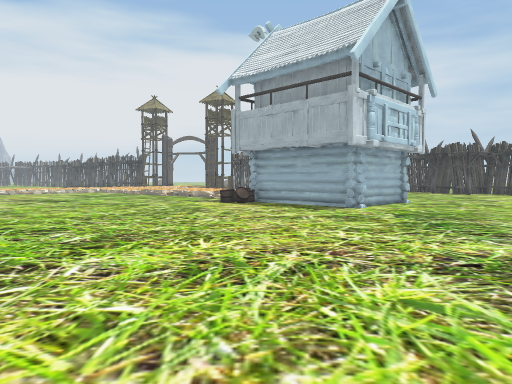
[1] (above)

17 first-person views from a walk through a scene from a Unity 3-D project. The camera is 1.5 m above the floor, tilts 2° down and sees 70° across. The floor is counted in squares, 2 m on a side. Each view is taken from the middle of a square. On the plan, view 1 faces up. The plan holds only what a view shows up to about 11 squares ahead; the rest is blank. The place goes on beyond the plan. Some trees and plants on the terrain are drawn as simple stand-ins. The player is left out. Some animated figures are not drawn. Some surface patterns are stand-ins.

[2]
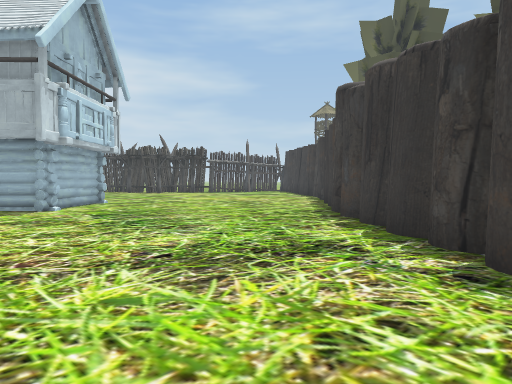

[3]
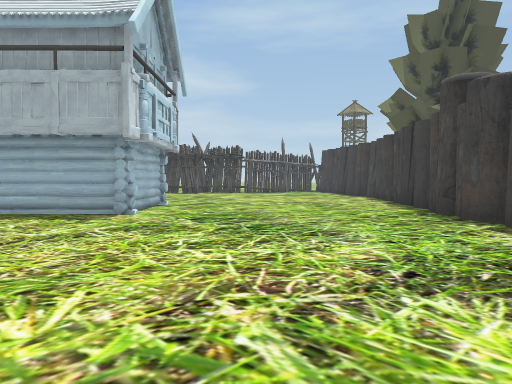

[4]
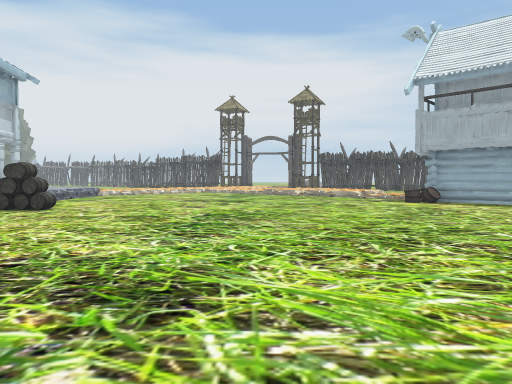

[5]
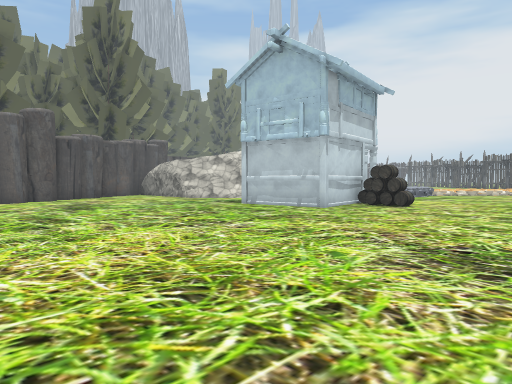

[6]
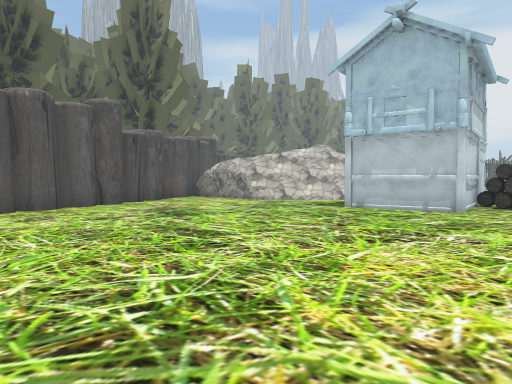

[7]
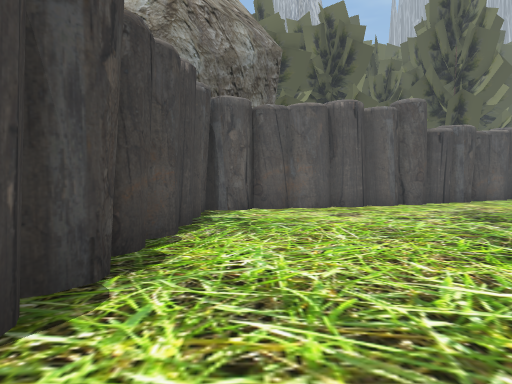

[8]
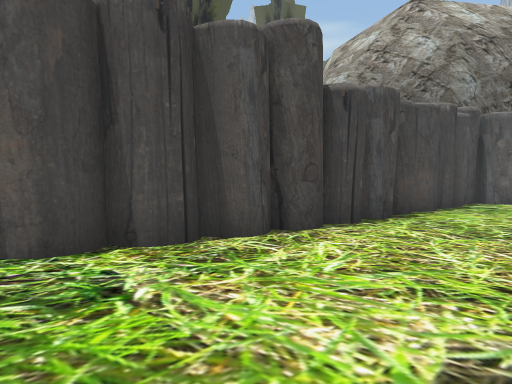

[9]
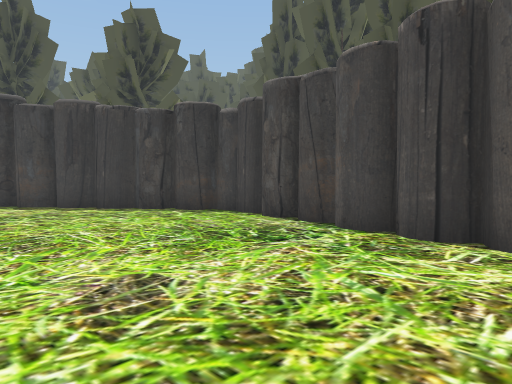

[10]
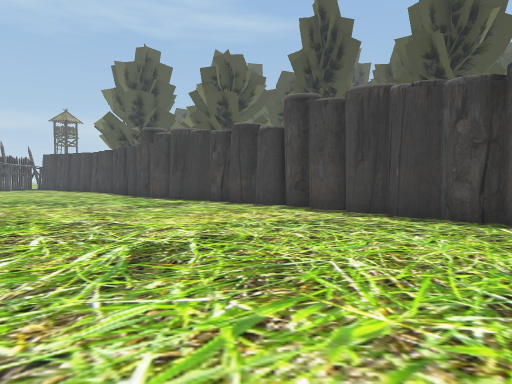

[11]
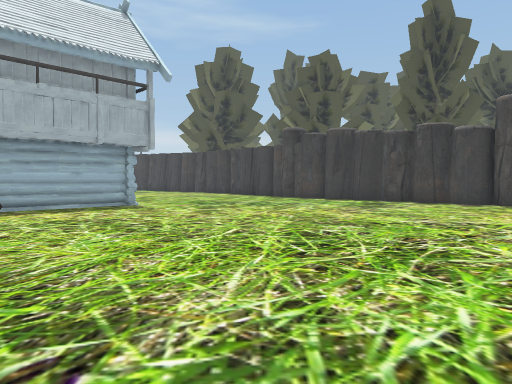

[12]
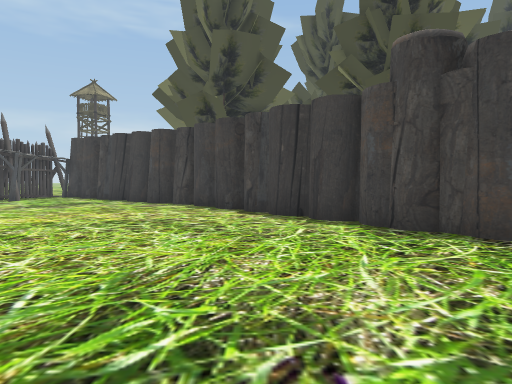

[13]
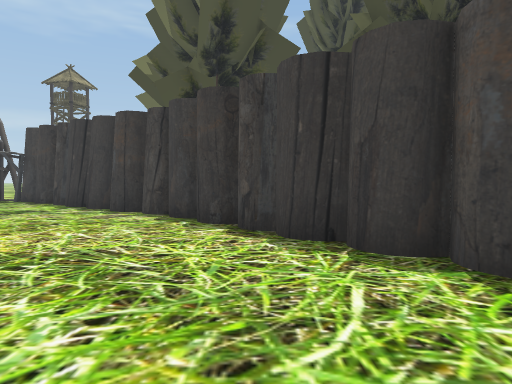

[14]
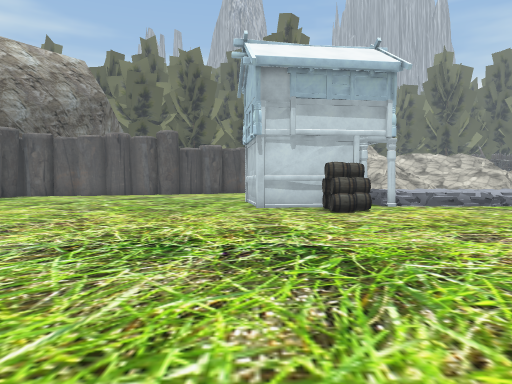

[15]
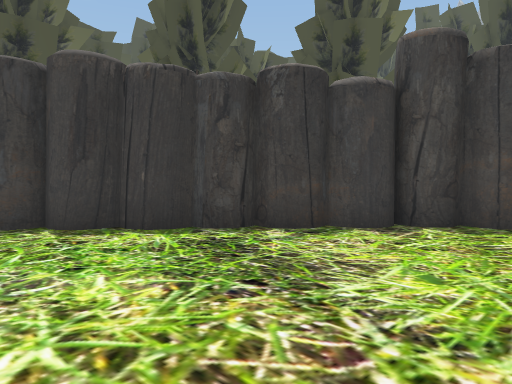

[16]
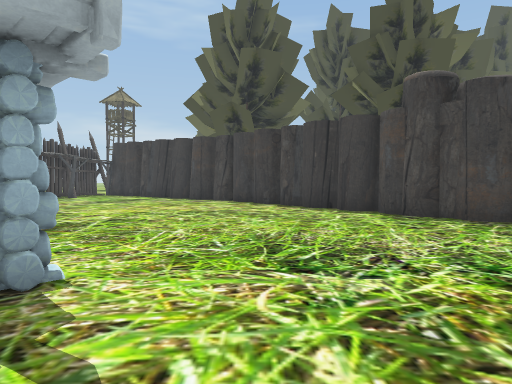

[17]
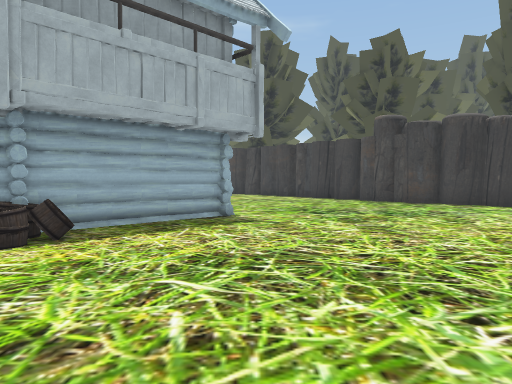

### Floor plan
Key: @ floor where view 1 was taken; # wall or solid block; . floor; v drop or lower ground; H house; B barrel; O other object.
Columns run from 21 left of view 1 to 14 right of it. Each row starts with its distance up from view 1.
 11        Ov...........O.HH##.........#
 10         #B.............HH..........#
  9         #BB.......................##
  8         #.......................###
  7     ..###.......................#
  6    ...........................###
  5 .............................##
  4 ............................##
  3 #..........................##
  2 #.........................##
  1 ##.......................##
  0  #...................@..##
 -1  #.....................##
 -2  ##..................###
 -3   #.#######.........##
 -4   ###    #######...##
 -5                #####

Where each view was taken, in squares from view 1:
view 1: 0 up, 0 right, facing up
view 2: 0 up, 0 right, facing up-right
view 3: 2 up, 1 left, facing up-right
view 4: 0 up, 6 left, facing up
view 5: 1 down, 7 left, facing up-left
view 6: 2 down, 10 left, facing up-left
view 7: 2 down, 10 left, facing left
view 8: 0 up, 6 left, facing down-left
view 9: 1 up, 10 left, facing down-right
view 10: 0 up, 8 left, facing right
view 11: 6 up, 8 left, facing right
view 12: 7 up, 2 right, facing right
view 13: 7 up, 5 right, facing right
view 14: 7 up, 3 left, facing left
view 15: 5 up, 0 right, facing down-right
view 16: 8 up, 0 right, facing right
view 17: 9 up, 5 left, facing right
